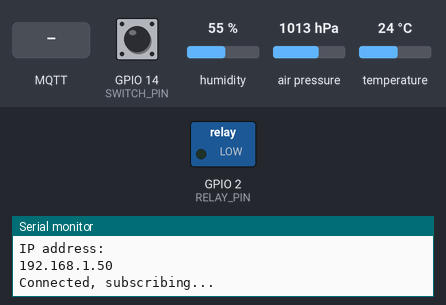
This program was run on a simulated ESP8266 (NodeMCU). On the bench: switched loads named in the program (green lamp = pin HIGH), the last lines printed to the serial monitor. The inputs (shaded band) are chosen by the test bench; at power-on: GPIO 14 (SWITCH_PIN) HIGH, humidity 55 %, air pressure 1013 hPa, temperature 24 °C. WiFi joins after 1.5 s; servers stay silent unless stated; no MQTT or app messages arrive unless stated.

Above: at 3.3 s.
3.4 s: MQTT message "1" arrives on the first subscribed topic
At 4.3 s:
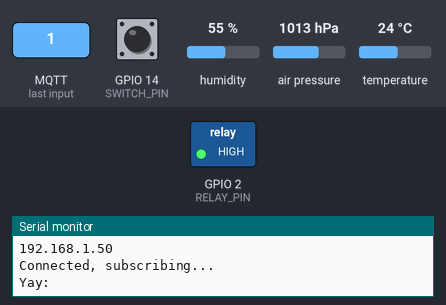
4.9 s: MQTT message "0" arrives on the first subscribed topic
At 5.4 s:
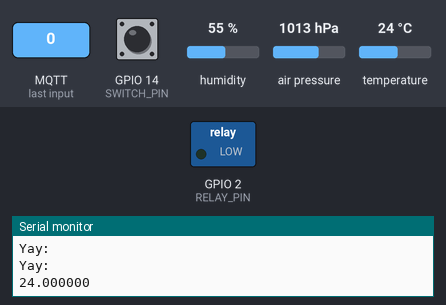
6.4 s: GPIO 14 (SWITCH_PIN) pulled LOW for 0.15 s
At 7.7 s:
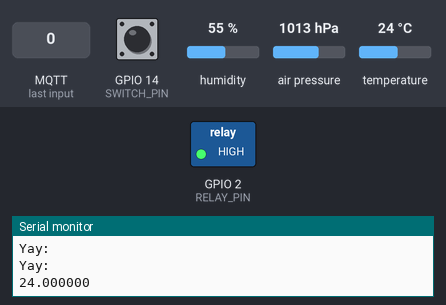
Timing chart, 0 to 9.4 s (numbered marks = the images above; inputs shaded):
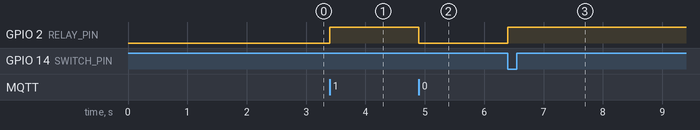

The program:

main.cpp
```cpp
#include <ESP8266WiFi.h>
#include <Wire.h>
#include "PubSubClient.h"
#include "Adafruit_BME280.h"
#include "wifi_cred.h"
#define ROOM "bedroom/roy/desk"

const char *mqtt_id   = "Living";

const char RELAY_PIN = 2;
const char SWITCH_PIN = 14;
const char SDA_PIN = 12;
const char SLC_PIN = 13;
static volatile bool isOn;
static unsigned long switchLastTimePressed = 0;
static unsigned long bmeLastTimePolled = 0;
static bool bmeFound = false;

static char stringbuffer[64];


IPAddress mqtt_broker_host(192, 168, 1, 8);
Adafruit_BME280 bme280;

//forward declaration of functions
void update_state(void);
void bme_task(void);

void callback(char* topic, byte* payload, unsigned int length) {
  Serial.print("Yay: \n");
  if(length != 1) {
    Serial.println("Unexpected payload!");
    return;
  }

  if(*payload == '1' || *payload == '0') {
    isOn = *payload == '1';
    update_state();
  } else {
    Serial.println("Unexpected payload!");
  }

  //handle message arrived
}

void switchHandler(void) {
  unsigned long currentTime = millis();
  unsigned long spentTime = currentTime - switchLastTimePressed;

  if(spentTime > 1000) {
    switchLastTimePressed = currentTime;
    isOn = !isOn;
    update_state();
  }
}

WiFiClient espClient;
PubSubClient client(mqtt_broker_host, 1883, callback, espClient);

void connect(void) {
  Serial.println();
  Serial.print("Connecting to ");
  Serial.println(ssid);

  WiFi.mode(WIFI_STA);
  WiFi.begin(ssid, password);

  while (WiFi.status() != WL_CONNECTED) {
    delay(1000);
    Serial.print(".");
  }

  Serial.println("WiFi connected");
  Serial.println("IP address: ");
  Serial.println(WiFi.localIP());

  client.setCallback(callback);
  if( client.connect(mqtt_id, mqtt_user, mqtt_pass) ) {
    Serial.println("Connected, subscribing...");
    client.subscribe("lights/" ROOM "/in");
  }
}

void setup() {
  isOn = false;

  Serial.begin(115200);
  delay(100);
  connect();

  pinMode(RELAY_PIN, OUTPUT);
  pinMode(SWITCH_PIN, INPUT_PULLUP);

  Wire.begin(SDA_PIN, SLC_PIN);
  bmeFound = bme280.begin(0x76);
  if (!bmeFound) {
    Serial.println("Could not find a valid BME280 sensor, check wiring!");
    while (1);
  }

  attachInterrupt(digitalPinToInterrupt(SWITCH_PIN), switchHandler, FALLING);

}

void loop() {
  client.loop();

  unsigned long currentTime = millis();
  if(bmeFound) {
    if(currentTime - bmeLastTimePolled > 5000) {
      bme_task();
      bmeLastTimePolled = millis();
    }
  }
}

void update_state(void) {
  digitalWrite(RELAY_PIN, isOn ? HIGH : LOW);
  client.publish("lights/" ROOM "/out", isOn ? "1" : "0");
}

void bme_task(void) {
  float temperature = bme280.readTemperature();
  float humidity = bme280.readHumidity();
  float pressure = bme280.readPressure() / 100;

  sprintf(stringbuffer, "%f", temperature);
  Serial.println(stringbuffer);
  if(!client.publish("temperature/" ROOM, stringbuffer)) {
    connect();
  }

  sprintf(stringbuffer, "%f", humidity);
  client.publish("humidity/" ROOM, stringbuffer);

  sprintf(stringbuffer, "%f", pressure);
  client.publish("pressure/" ROOM, stringbuffer);
}
```

wifi_cred.h
```cpp
const char *ssid     = "";
const char *password = "";

const char *mqtt_user = "";
const char *mqtt_pass = "";
```

Measured:
- after the input at 3.4 s, GPIO 2 (RELAY_PIN): LOW → HIGH at once
- after the input at 4.9 s, GPIO 2 (RELAY_PIN): HIGH → LOW at once
- after the input at 6.4 s, GPIO 2 (RELAY_PIN): LOW → HIGH at once
